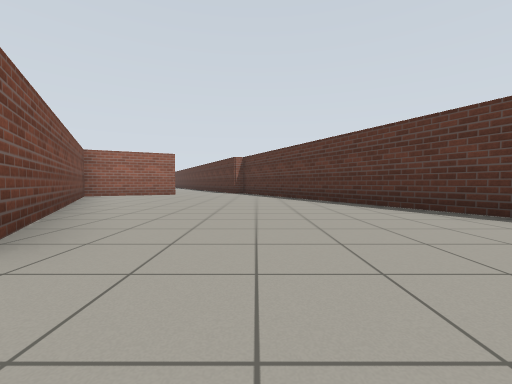
[1] (above)

16 first-person views from a walk through a Gazebo world. The camera is 0.72 m above the floor, tilts 2° down and sees 90° across. The lines on the ground mark 1 m squares. The floor is counted in squares, 2 m on a side. Each view is taken from the middle of a square. On the plan, view 1 faces up. The plan holds only what a view shows up to about 9 squares ahead; the rest is blank. The place goes on beyond the plan.

[2]
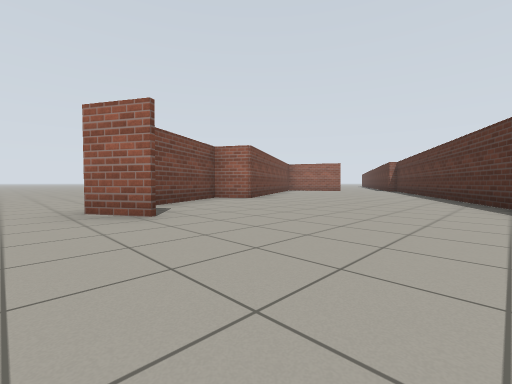

[3]
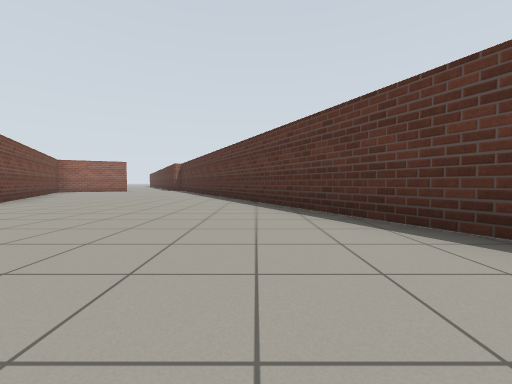

[4]
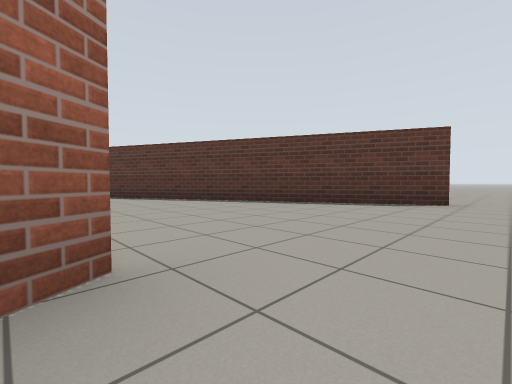

[5]
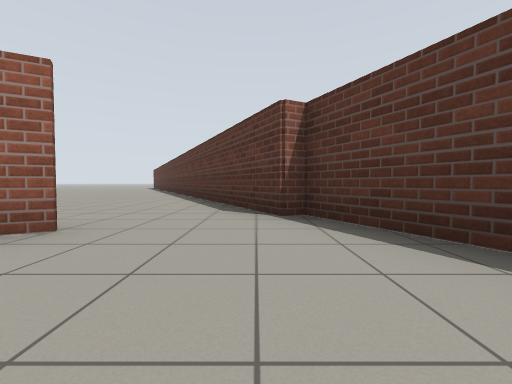

[6]
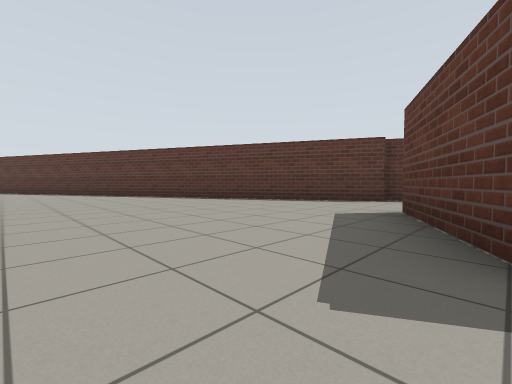

[7]
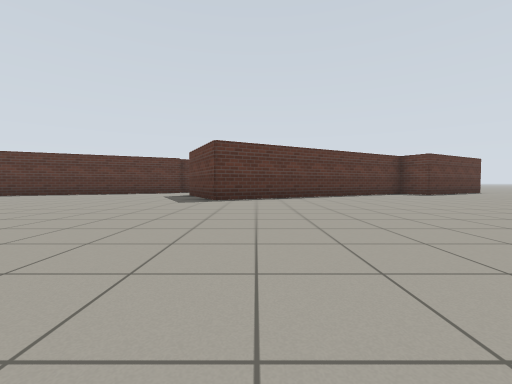

[8]
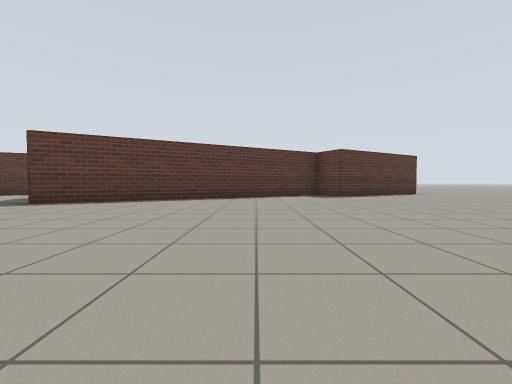

[9]
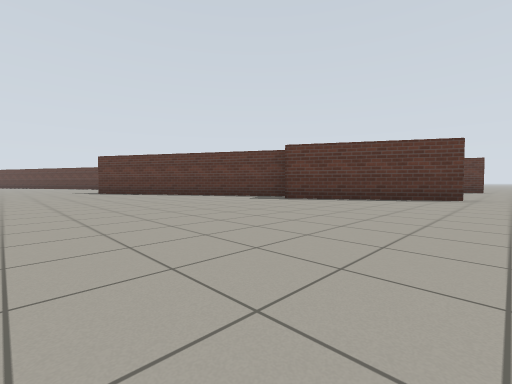

[10]
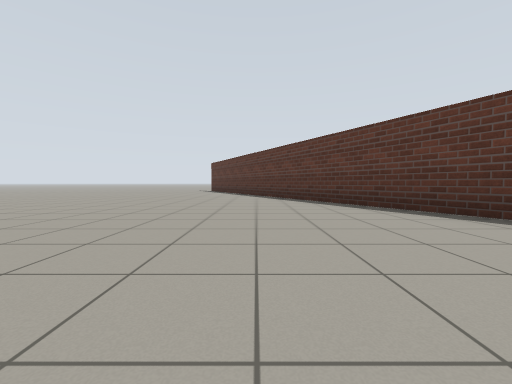

[11]
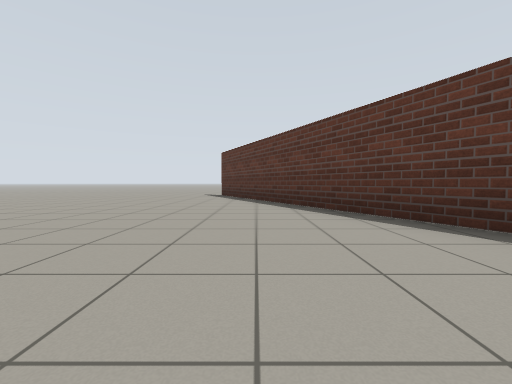

[12]
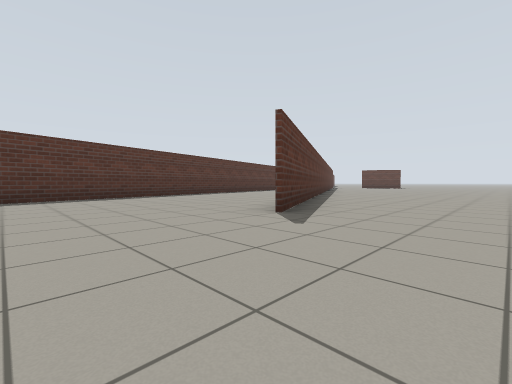

[13]
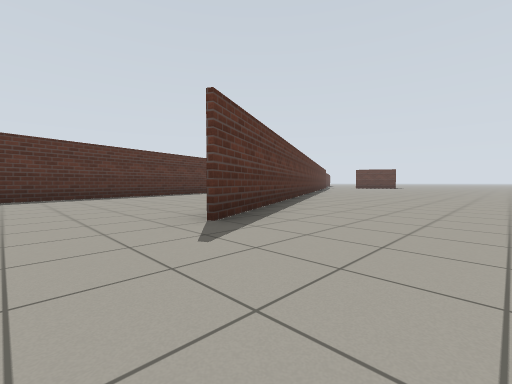

[14]
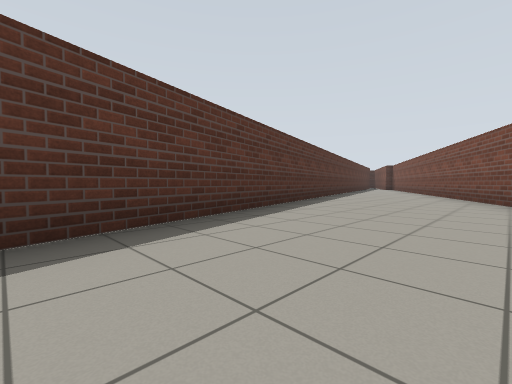

[15]
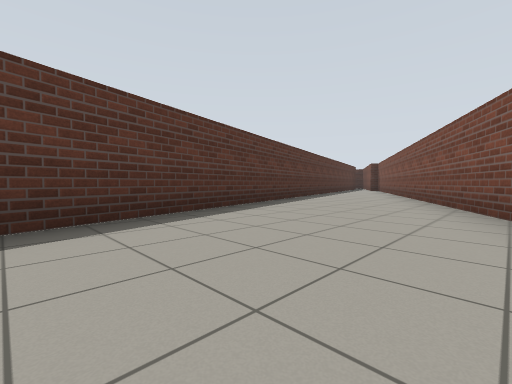

[16]
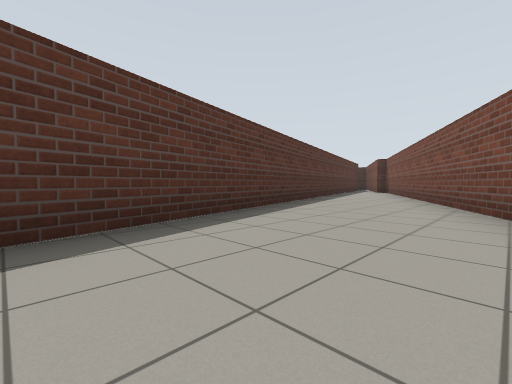

### Floor plan
Points are (right, up) in squares from view 1. A wall is a line through its corners. A room is listed if a view was taken in it or the views show most of it. See-through windows are left out.
Room 1 (views 1, 2, 3, 5)
walls: (5.1, -2.3) (0.5, 7.1); (-2.5, 7.9) (-4.6, 6.8) (-1.4, 1.2) (-2.2, 0.8) (-1, -1.3)
ways out: opening at (-1.5, 7) to room 2; opening at (-0.5, -3.5) to room 2; opening at (6, -3.5)
Room 2 (views 4, 6, 7, 8, 9, 10, 11, 12, 13, 14, 15, 16)
walls: (-0.7, 8.7) (-8.1, 23.7); (0.3, 10.5) (-3.9, 26.1); (0.5, 7.1) (-0.4, 8.9); (-5, 17.6) (-0.9, 9.3); (0.4, -1.8) (-0.5, -2.3) (-2.3, 0.8) (-1.5, 1.2) (-4.7, 6.9) (-2.5, 8)
ways out: opening at (-1.5, 7) to room 1; opening at (-0.5, -3.5) to room 1

Positions as (right, up) in squares from view 1, and headings:
1: (0, 0), facing up
2: (3, -3), facing up-left
3: (3, -3), facing up
4: (0, -3), facing up-right
5: (-1, 6), facing up
6: (-6, 7), facing up-right
7: (-10, 6), facing right
8: (-9, 3), facing right
9: (-7, -3), facing up-right
10: (-6, 12), facing up
11: (-7, 16), facing up
12: (-10, 26), facing down-right
13: (-10, 25), facing down-right
14: (-5, 23), facing down-right
15: (-5, 21), facing down-right
16: (-4, 19), facing down-right
